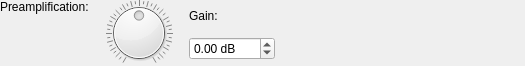
<?xml version="1.0" encoding="UTF-8"?>
<ui version="4.0">
 <class>PreampFilterGUI</class>
 <widget class="QWidget" name="PreampFilterGUI">
  <property name="geometry">
   <rect>
    <x>0</x>
    <y>0</y>
    <width>525</width>
    <height>66</height>
   </rect>
  </property>
  <property name="windowTitle">
   <string notr="true"/>
  </property>
  <layout class="QGridLayout" name="gridLayout" columnstretch="0,0,0,0,0,1,0">
   <property name="leftMargin">
    <number>0</number>
   </property>
   <property name="topMargin">
    <number>0</number>
   </property>
   <property name="rightMargin">
    <number>0</number>
   </property>
   <property name="bottomMargin">
    <number>0</number>
   </property>
   <property name="spacing">
    <number>0</number>
   </property>
   <item row="0" column="4">
    <widget class="QLabel" name="gainLabel">
     <property name="sizePolicy">
      <sizepolicy hsizetype="Preferred" vsizetype="Fixed">
       <horstretch>0</horstretch>
       <verstretch>0</verstretch>
      </sizepolicy>
     </property>
     <property name="text">
      <string>Gain:</string>
     </property>
    </widget>
   </item>
   <item row="1" column="4">
    <widget class="QDoubleSpinBox" name="doubleSpinBox">
     <property name="sizePolicy">
      <sizepolicy hsizetype="Minimum" vsizetype="Fixed">
       <horstretch>0</horstretch>
       <verstretch>0</verstretch>
      </sizepolicy>
     </property>
     <property name="accelerated">
      <bool>true</bool>
     </property>
     <property name="suffix">
      <string> dB</string>
     </property>
     <property name="minimum">
      <double>-100.000000000000000</double>
     </property>
     <property name="maximum">
      <double>100.000000000000000</double>
     </property>
     <property name="singleStep">
      <double>0.100000000000000</double>
     </property>
    </widget>
   </item>
    <item row="0" column="2" rowspan="2" alignment="Qt::AlignLeft|Qt::AlignTop">
    <widget class="VerticalDragDial" name="dial">
     <property name="sizePolicy">
      <sizepolicy hsizetype="Preferred" vsizetype="Fixed">
       <horstretch>0</horstretch>
       <verstretch>0</verstretch>
      </sizepolicy>
     </property>
     <property name="minimumSize">
      <size>
       <width>0</width>
       <height>66</height>
      </size>
     </property>
     <property name="maximumSize">
      <size>
       <width>16777215</width>
       <height>66</height>
      </size>
     </property>
     <property name="minimum">
      <number>-200</number>
     </property>
     <property name="maximum">
      <number>200</number>
     </property>
     <property name="pageStep">
      <number>20</number>
     </property>
     <property name="orientation">
      <enum>Qt::Vertical</enum>
     </property>
     <property name="notchTarget">
      <double>9.850000000000000</double>
     </property>
     <property name="notchesVisible">
      <bool>true</bool>
     </property>
    </widget>
   </item>
   <item row="0" column="5" rowspan="2">
    <spacer name="horizontalSpacer">
     <property name="orientation">
      <enum>Qt::Horizontal</enum>
     </property>
     <property name="sizeHint" stdset="0">
      <size>
       <width>229</width>
       <height>20</height>
      </size>
     </property>
    </spacer>
   </item>
   <item row="0" column="0" rowspan="2">
    <widget class="QLabel" name="label">
     <property name="text">
      <string>Preamplification:</string>
     </property>
     <property name="alignment">
      <set>Qt::AlignLeading|Qt::AlignLeft|Qt::AlignTop</set>
     </property>
    </widget>
   </item>
  </layout>
 </widget>
 <customwidgets>
  <customwidget>
   <class>VerticalDragDial</class>
   <extends>QDial</extends>
   <header>widgets/VerticalDragDial.h</header>
  </customwidget>
 </customwidgets>
 <resources/>
 <connections/>
</ui>
